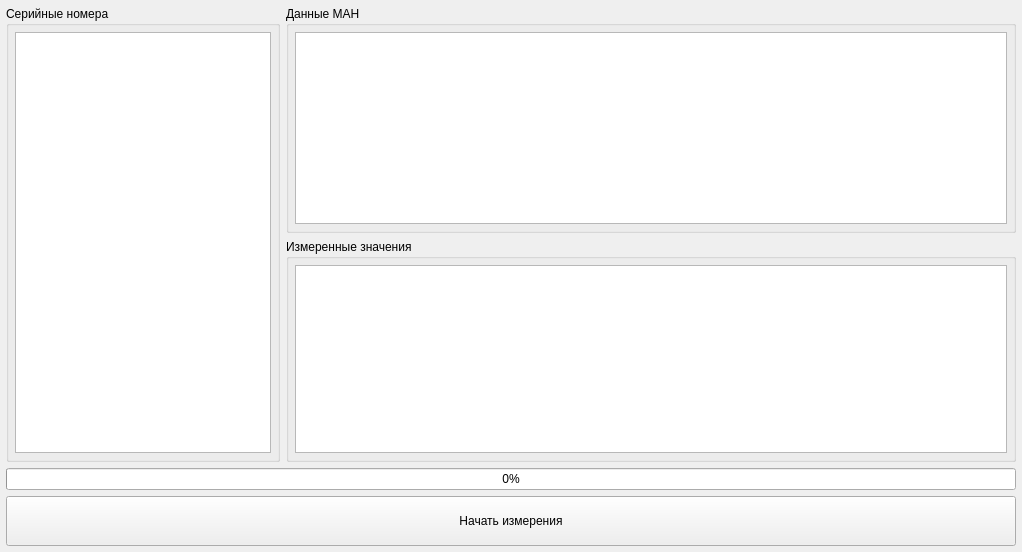
<?xml version="1.0" encoding="UTF-8"?>
<ui version="4.0">
 <class>AutoMeasure</class>
 <widget class="QWidget" name="AutoMeasure">
  <property name="geometry">
   <rect>
    <x>0</x>
    <y>0</y>
    <width>1022</width>
    <height>552</height>
   </rect>
  </property>
  <property name="windowTitle">
   <string>Form</string>
  </property>
  <layout class="QGridLayout" name="gridLayout" rowstretch="2,3,0,0" columnstretch="1,4">
   <property name="leftMargin">
    <number>6</number>
   </property>
   <property name="topMargin">
    <number>6</number>
   </property>
   <property name="rightMargin">
    <number>6</number>
   </property>
   <property name="bottomMargin">
    <number>6</number>
   </property>
   <item row="3" column="0" colspan="2">
    <widget class="QPushButton" name="pbStartStop">
     <property name="minimumSize">
      <size>
       <width>0</width>
       <height>50</height>
      </size>
     </property>
     <property name="text">
      <string>Начать измерения</string>
     </property>
     <property name="checkable">
      <bool>true</bool>
     </property>
    </widget>
   </item>
   <item row="2" column="0" colspan="2">
    <widget class="QProgressBar" name="progressBar">
     <property name="value">
      <number>0</number>
     </property>
    </widget>
   </item>
   <item row="0" column="1">
    <widget class="QGroupBox" name="groupBox_3">
     <property name="sizePolicy">
      <sizepolicy hsizetype="Preferred" vsizetype="Fixed">
       <horstretch>0</horstretch>
       <verstretch>0</verstretch>
      </sizepolicy>
     </property>
     <property name="title">
      <string>Данные МАН</string>
     </property>
     <layout class="QVBoxLayout" name="verticalLayout_3">
      <property name="leftMargin">
       <number>6</number>
      </property>
      <property name="topMargin">
       <number>6</number>
      </property>
      <property name="rightMargin">
       <number>6</number>
      </property>
      <property name="bottomMargin">
       <number>6</number>
      </property>
      <item>
       <widget class="QTableView" name="tvMeasure">
        <property name="sizePolicy">
         <sizepolicy hsizetype="Expanding" vsizetype="Expanding">
          <horstretch>0</horstretch>
          <verstretch>0</verstretch>
         </sizepolicy>
        </property>
       </widget>
      </item>
     </layout>
    </widget>
   </item>
   <item row="1" column="1">
    <widget class="QGroupBox" name="groupBox_4">
     <property name="title">
      <string>Измеренные значения</string>
     </property>
     <layout class="QVBoxLayout" name="verticalLayout_4">
      <property name="leftMargin">
       <number>6</number>
      </property>
      <property name="topMargin">
       <number>6</number>
      </property>
      <property name="rightMargin">
       <number>6</number>
      </property>
      <property name="bottomMargin">
       <number>6</number>
      </property>
      <item>
       <widget class="QTableView" name="tableView"/>
      </item>
     </layout>
    </widget>
   </item>
   <item row="0" column="0" rowspan="2">
    <widget class="QGroupBox" name="groupBox_2">
     <property name="title">
      <string>Серийные номера</string>
     </property>
     <layout class="QVBoxLayout" name="verticalLayout_2">
      <property name="leftMargin">
       <number>6</number>
      </property>
      <property name="topMargin">
       <number>6</number>
      </property>
      <property name="rightMargin">
       <number>6</number>
      </property>
      <property name="bottomMargin">
       <number>6</number>
      </property>
      <item>
       <widget class="QTableView" name="tvSerNum">
        <property name="sizePolicy">
         <sizepolicy hsizetype="Minimum" vsizetype="Expanding">
          <horstretch>0</horstretch>
          <verstretch>0</verstretch>
         </sizepolicy>
        </property>
       </widget>
      </item>
     </layout>
    </widget>
   </item>
  </layout>
 </widget>
 <resources/>
 <connections/>
</ui>
